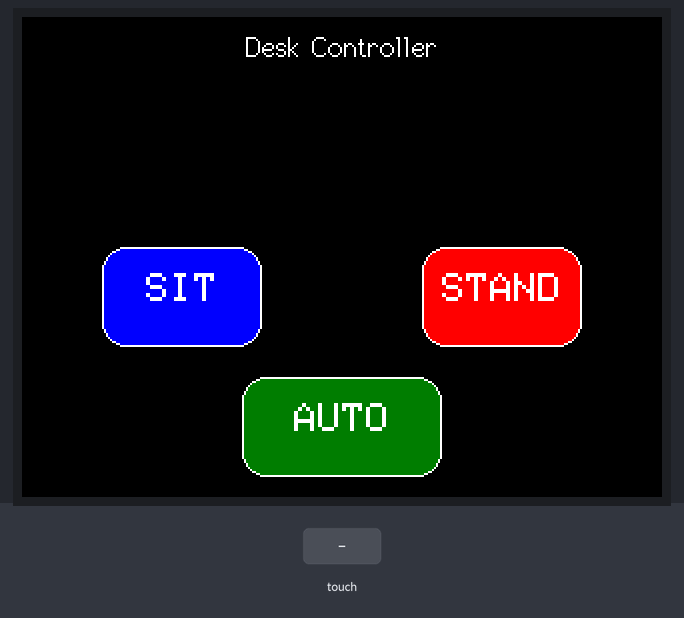
A sketch run on a simulated ESP32. Shown: 320×240 colour display. The inputs (shaded band) are chosen by the test bench. WiFi joins after 1.5 s; servers stay silent unless stated.

Above: at 3.9 s.
4.0 s: touch panel pressed at 38 % / 90 % of its raw x / y range
At 5.0 s:
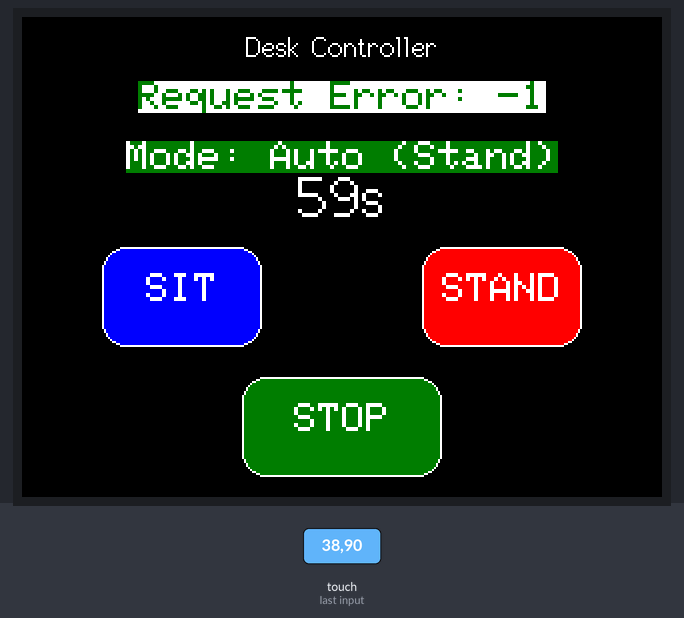
7.0 s: touch panel pressed at 62 % / 90 % of its raw x / y range
At 7.9 s:
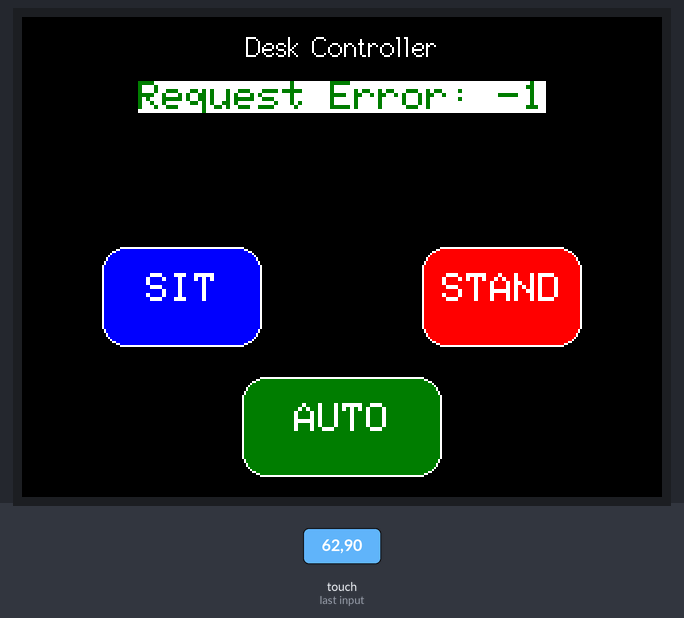
8.5 s: touch panel pressed at 13 % / 50 % of its raw x / y range
At 9.9 s:
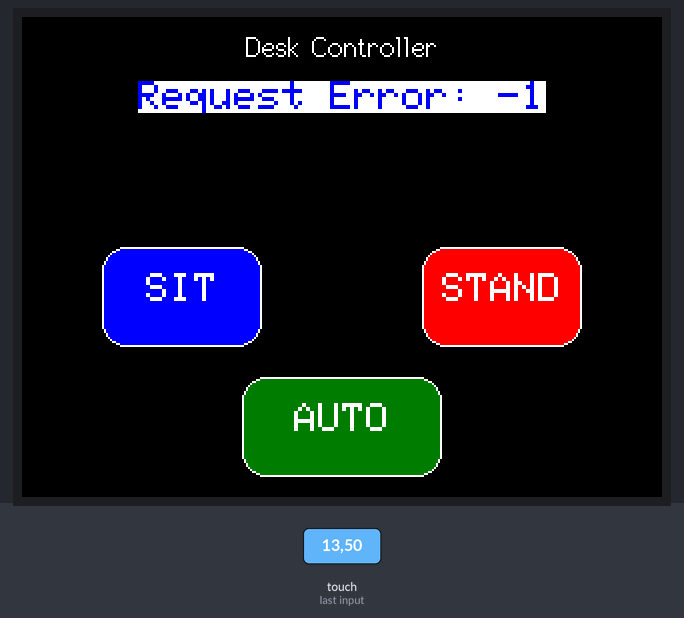
10.2 s: touch panel pressed at 87 % / 50 % of its raw x / y range
At 11.4 s:
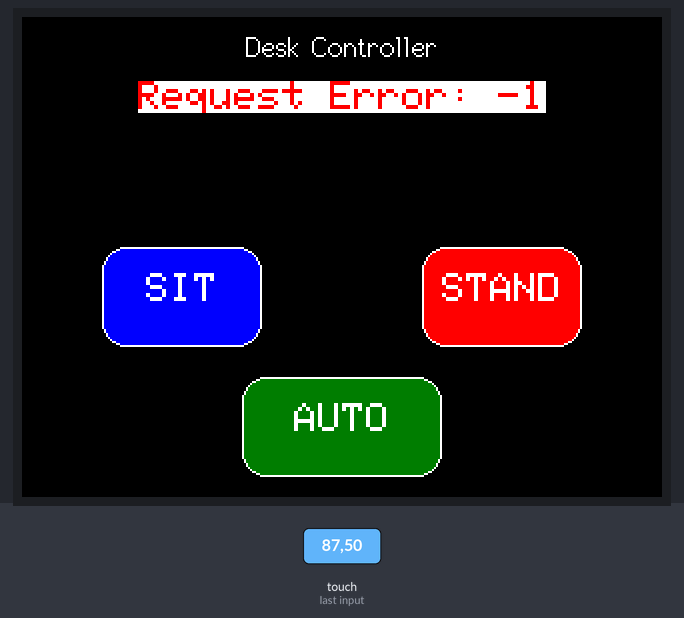
Timing chart, 0 to 12.9 s (numbered marks = the images above; inputs shaded):
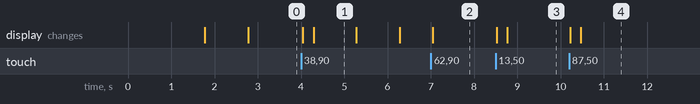

The sketch:

my_desk.ino
```cpp
#include <WiFi.h>
#include <HTTPClient.h>
#include <TFT_eSPI.h>
#include <XPT2046_Bitbang.h>

// =================================================================================
// >> 1. CONFIGURE YOUR SETTINGS HERE <<
// =================================================================================

// -- Your Wi-Fi Credentials --
const char* ssid = "ssid";
const char* password = "password";

// -- The IP address of the server you want to control --
const char* serverName = "192.168.2.105";

// -- Touchscreen Pins (from the CYD example) --
#define XPT2046_IRQ  36
#define XPT2046_MOSI 32
#define XPT2046_MISO 39
#define XPT2046_CLK  25
#define XPT2046_CS   33

// =================================================================================
// Global Objects & State
// =================================================================================

TFT_eSPI tft = TFT_eSPI();
XPT2046_Bitbang ts(XPT2046_MOSI, XPT2046_MISO, XPT2046_CLK, XPT2046_CS);

TFT_eSPI_Button buttons[3];
#define SIT_BUTTON   0
#define STAND_BUTTON 1
#define AUTO_BUTTON  2

// -- UI Layout Constants (Adjusted for smaller fonts) --
#define TITLE_Y    15
#define STATUS_Y   40
#define TIMER_Y    70  // Y-position for the timer block
#define BUTTON_Y   140 // Y-position for the top row of buttons

// -- Timer Mode State --
bool timerModeActive = false;
enum TimerState { SITTING, STANDING };
TimerState currentTimerState;
unsigned long lastStateChangeTime = 0;
const unsigned long stateDuration = 60 * 1000;
int lastSecondsDisplayed = -1;

//====================================================================================
//                                 HELPER FUNCTIONS
//====================================================================================

void clearStatusArea() {
  tft.fillRect(0, STATUS_Y - 10, tft.width(), 20, TFT_BLACK);
}

void clearTimerArea() {
  tft.fillRect(0, TIMER_Y - 10, tft.width(), 50, TFT_BLACK);
}

void drawUI() {
  tft.fillScreen(TFT_BLACK);
  tft.setTextColor(TFT_WHITE, TFT_BLACK);
  tft.setTextDatum(MC_DATUM);

  // Using font 2 for title
  tft.drawString("Desk Controller", tft.width() / 2, TITLE_Y, 2);

  // Using smaller font 1 for button labels
  buttons[SIT_BUTTON].initButton(&tft, tft.width() / 4, BUTTON_Y, 80, 50, TFT_WHITE, TFT_BLUE, TFT_WHITE, "SIT", 2);
  buttons[STAND_BUTTON].initButton(&tft, (tft.width() / 4) * 3, BUTTON_Y, 80, 50, TFT_WHITE, TFT_RED, TFT_WHITE, "STAND", 2);
  buttons[AUTO_BUTTON].initButton(&tft, tft.width() / 2, BUTTON_Y + 65, 100, 50, TFT_WHITE, TFT_DARKGREEN, TFT_WHITE, "AUTO", 2);

  buttons[SIT_BUTTON].drawButton();
  buttons[STAND_BUTTON].drawButton();
  buttons[AUTO_BUTTON].drawButton();
}

void sendRequest(const char* endpoint) {
  if (WiFi.status() == WL_CONNECTED) {
    HTTPClient http;
    String serverPath = "http://" + String(serverName) + String(endpoint);

    clearStatusArea();
    // Using smaller font 1 for status messages
    tft.drawString("Sending...", tft.width() / 2, STATUS_Y, 1);

    http.begin(serverPath.c_str());
    int httpCode = http.GET();

    clearStatusArea();
    if (httpCode <= 0) {
      tft.drawString("Request Error: " + String(httpCode), tft.width() / 2, STATUS_Y, 1);
    } else {
      tft.drawString("Command OK", tft.width() / 2, STATUS_Y, 1);
    }
    http.end();
  } else {
    clearStatusArea();
    tft.drawString("WiFi disconnected!", tft.width() / 2, STATUS_Y, 1);
  }
}

void handleTimer() {
  if (!timerModeActive) return;

  unsigned long currentTime = millis();
  unsigned long elapsedTime = currentTime - lastStateChangeTime;

  if (elapsedTime >= stateDuration) {
    currentTimerState = (currentTimerState == SITTING) ? STANDING : SITTING;
    sendRequest(currentTimerState == SITTING ? "/s" : "/t");
    lastStateChangeTime = currentTime;
    elapsedTime = 0;
  }

  int secondsRemaining = (stateDuration - elapsedTime) / 1000;
  if (secondsRemaining != lastSecondsDisplayed) {
    clearTimerArea();
    tft.setTextDatum(MC_DATUM);

    String modeText = "Mode: Auto (" + String(currentTimerState == SITTING ? "Sit" : "Stand") + ")";
    // Using smaller font 1 for the mode text
    tft.drawString(modeText, tft.width() / 2, TIMER_Y, 1);

    String timerText = String(secondsRemaining) + "s";
    // Using smaller font 2 for the main countdown to ensure it fits
    tft.drawString(timerText, tft.width() / 2, TIMER_Y + 20, 2);

    lastSecondsDisplayed = secondsRemaining;
  }
}

//====================================================================================
//                                      SETUP
//====================================================================================

void setup() {
  Serial.begin(115200);
  tft.init();
  tft.setRotation(1);
  ts.begin();
  // ts.setRotation(1);

  drawUI();

  tft.setTextDatum(MC_DATUM);
  tft.drawString("Connecting to WiFi...", tft.width() / 2, STATUS_Y, 1);
  WiFi.begin(ssid, password);
  while (WiFi.status() != WL_CONNECTED) {
    delay(500);
  }

  clearStatusArea();
  tft.drawString("WiFi Connected!", tft.width() / 2, STATUS_Y, 1);
  delay(1000);
  clearStatusArea();
}

//====================================================================================
//                                       LOOP
//====================================================================================

void loop() {
  handleTimer();
  auto p = ts.getTouch();

  for (uint8_t i = 0; i < 3; i++) {
    if (p.zRaw > 0 && buttons[i].contains(p.x, p.y)) {
      buttons[i].press(true);
    } else {
      buttons[i].press(false);
    }
  }

  if (!timerModeActive) {
    if (buttons[SIT_BUTTON].justPressed()) {
      buttons[SIT_BUTTON].drawButton(true); sendRequest("/s");
    }
    if (buttons[SIT_BUTTON].justReleased()) {
      buttons[SIT_BUTTON].drawButton(false);
    }
    if (buttons[STAND_BUTTON].justPressed()) {
      buttons[STAND_BUTTON].drawButton(true); sendRequest("/t");
    }
    if (buttons[STAND_BUTTON].justReleased()) {
      buttons[STAND_BUTTON].drawButton(false);
    }
  }

  if (buttons[AUTO_BUTTON].justPressed()) {
    buttons[AUTO_BUTTON].drawButton(true);
    timerModeActive = !timerModeActive;

    if (timerModeActive) {
      currentTimerState = STANDING;
      sendRequest("/t");
      lastStateChangeTime = millis();
      lastSecondsDisplayed = -1;
      buttons[AUTO_BUTTON].drawButton(false, "STOP");
    } else {
      clearTimerArea();
      buttons[AUTO_BUTTON].drawButton(false, "AUTO");
    }
  }
  if (buttons[AUTO_BUTTON].justReleased()) {
     if (!timerModeActive) buttons[AUTO_BUTTON].drawButton(false, "AUTO");
  }

  delay(20);
}
```

Measured:
- after the input at 4.0 s, the display: first changes at once (image 1 shows a later state)
- after the input at 8.5 s, the display: first changes at once (image 3 shows a later state)
- after the input at 10.2 s, the display: first changes at once (image 4 shows a later state)
- what the display in image 1 shows lasts 1.0 s, from 4.3 s to 5.3 s
